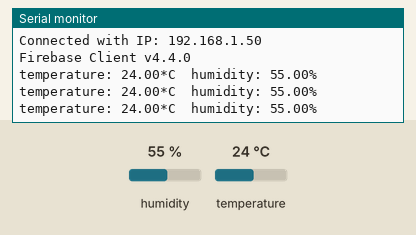
Bench run of a sketch on a simulated ESP32. Shown: the last lines printed to the serial monitor. The inputs (shaded band) are chosen by the test bench; at power-on: humidity 55 %, temperature 24 °C. WiFi joins after 1.5 s; servers stay silent unless stated.

Above: at 2.7 s.
2.8 s: humidity set to 22 %
At 4.0 s:
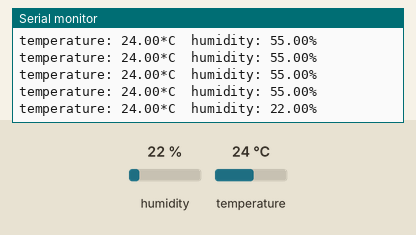
5.5 s: temperature set to 12 °C
At 6.0 s:
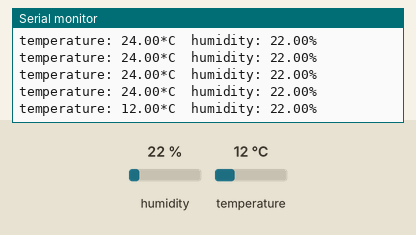
8.2 s: humidity set to 40 %
At 8.2 s:
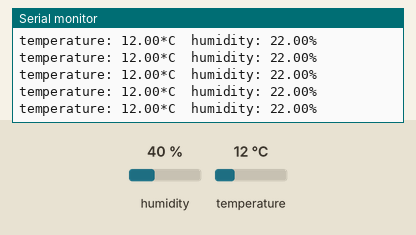
Timing chart, 0 to 11.2 s (numbered marks = the images above; inputs shaded):
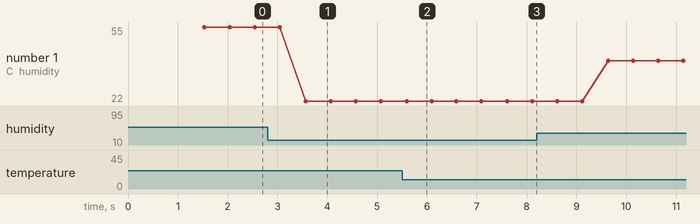

The sketch:

esp32_temp_humidity.ino
```cpp
#include <FirebaseESP32.h>
#include <DHT.h>
#include <WiFi.h>
#include <WiFiClient.h>

//#define FIREBASE_HOST "dog-house-f1317-default-rtdb.firebaseio.com"
//#define FIREBASE_AUTH "AIzaSyCDqxx2swJ7U0cMYZUS0QQ4fZSsGwG4QOM"
//#define WIFI_SSID "IRVING2" // Tên wifi của bạn
//#define WIFI_PASSWORD "Intimacy@5$?@GranAda9" // Password wifi của bạn
#define DHTPIN 4
#define DHTTYPE DHT11

#include <addons/TokenHelper.h>

// Provide the RTDB payload printing info and other helper functions.
#include <addons/RTDBHelper.h>

#define WIFI_SSID "IRVING2"
#define WIFI_PASSWORD "Intimacy@5$?@GranAda9"


/* 2. Define the API Key */
#define API_KEY "AIzaSyCDqxx2swJ7U0cMYZUS0QQ4fZSsGwG4QOM"

/* 3. Define the RTDB URL */
#define DATABASE_URL "dog-house-f1317-default-rtdb.firebaseio.com" //<databaseName>.firebaseio.com or <databaseName>.<region>.firebasedatabase.app

/* 4. Define the user Email and password that alreadey registerd or added in your project */
#define USER_EMAIL "ouargui550@gmail.com"
#define USER_PASSWORD "11111111"

// Define Firebase Data object
FirebaseData fbdo;

FirebaseAuth auth;
FirebaseConfig config;


unsigned long sendDataPrevMillis = 0;

unsigned long count = 0;

DHT dht(DHTPIN, DHTTYPE);
void setup()
{

  Serial.begin(9600);

  WiFi.begin(WIFI_SSID, WIFI_PASSWORD);
  Serial.print("Connecting to Wi-Fi");
  while (WiFi.status() != WL_CONNECTED)
  {
    Serial.print(".");
    delay(300);
  }
  Serial.println();
  Serial.print("Connected with IP: ");
  Serial.println(WiFi.localIP());
  Serial.println();

  Serial.printf("Firebase Client v%s\n\n", FIREBASE_CLIENT_VERSION);

  /* Assign the api key (required) */
  config.api_key = API_KEY;

  /* Assign the user sign in credentials */
  auth.user.email = USER_EMAIL;
  auth.user.password = USER_PASSWORD;

  /* Assign the RTDB URL (required) */
  config.database_url = DATABASE_URL;

  /* Assign the callback function for the long running token generation task */
  config.token_status_callback = tokenStatusCallback; // see addons/TokenHelper.h


  Firebase.begin(&config, &auth);

  // Comment or pass false value when WiFi reconnection will control by your code or third party library
  Firebase.reconnectWiFi(true);

  Firebase.setDoubleDigits(5);

}


void loop() {

  float h = dht.readHumidity();
  float t = dht.readTemperature();  // Đọc nhiệt độ theo độ C

  if (isnan(h) || isnan(t)) {
    Serial.println("Failed to read from DHT sensor!");
    return;

  }

  Serial.print("temperature: ");
  Serial.print(t);
  Serial.print("*C  ");
  Serial.print("humidity: ");
  Serial.print(h);
  Serial.println("%  ");

  Firebase.setFloat( fbdo,F("test/temperature"), t);

  Firebase.setFloat ( fbdo,F("test/humidity"), h);

  delay(200);

}
```

Measured:
- after the input at 2.8 s, the serial monitor: prints a new line after 0.77 s (image 1)
- after the input at 5.5 s, the serial monitor: prints a new line after 0.09 s (image 2)
- plotted number 1: 55 → 22 after the input at 2.8 s, 22 → 40 after the input at 8.2 s
